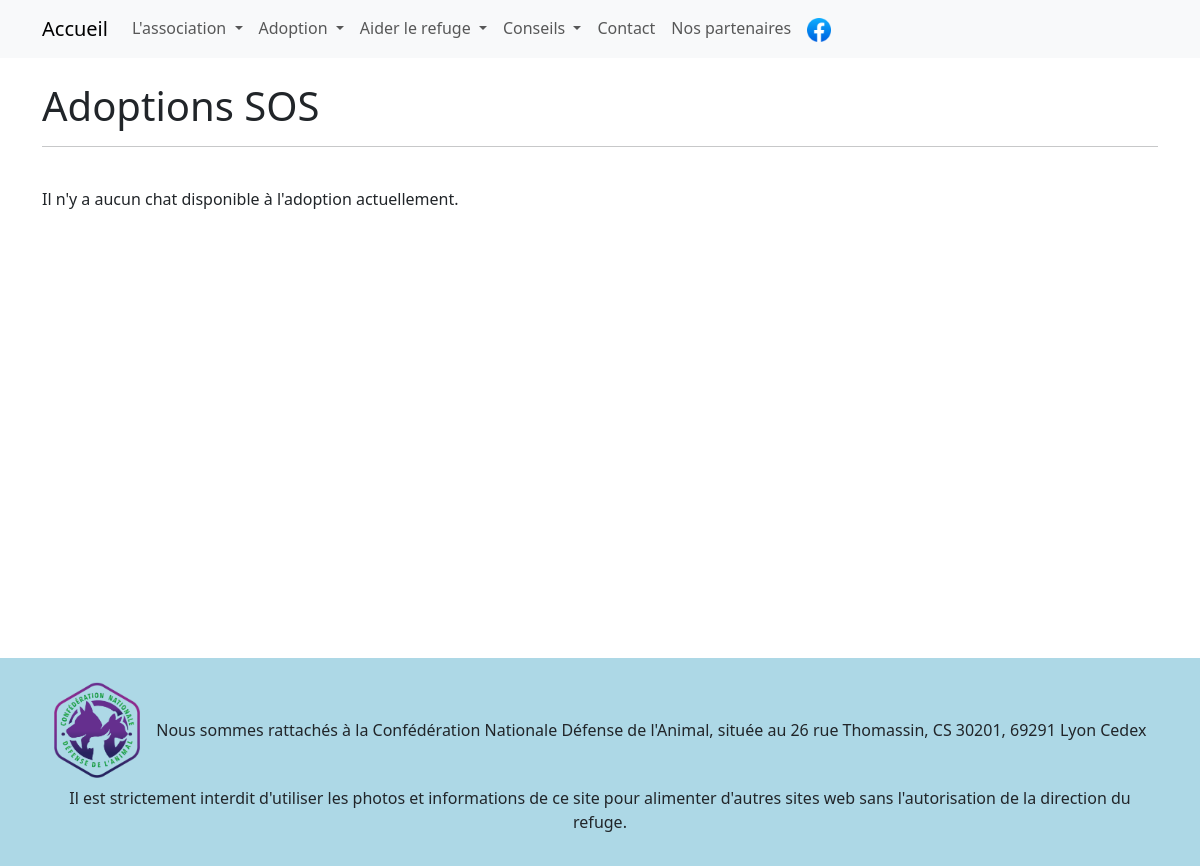
The app's page /adoptions-sos.php, older data.
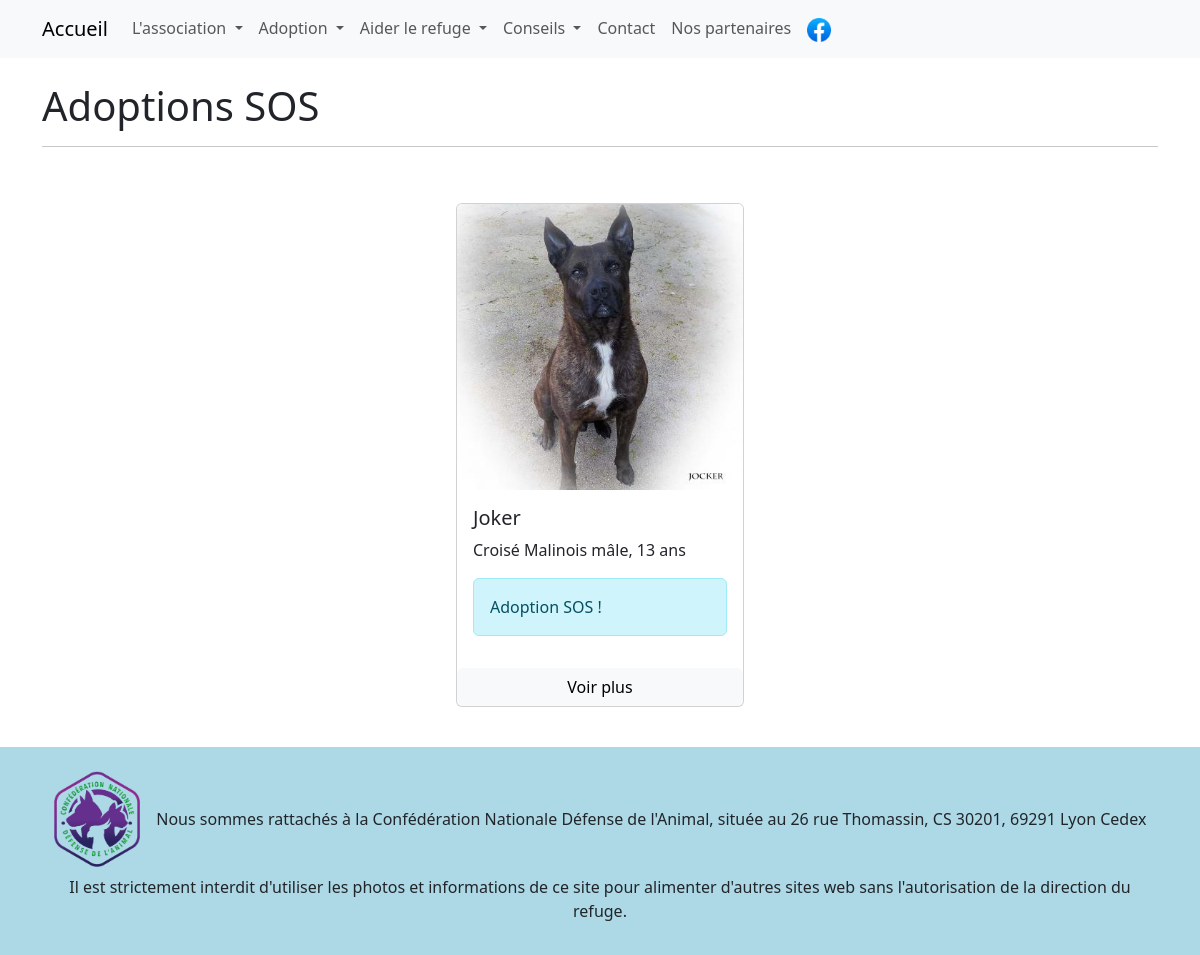
The same page, newer data.
### tables this page shows
CREATE TABLE `animals` (
  `id` int NOT NULL,
  `name` varchar(255) NOT NULL,
  `animal_type` varchar(255) NOT NULL,
  `animal_race` varchar(255) DEFAULT NULL,
  `mfi` tinyint UNSIGNED NOT NULL,
  `birthdate` date DEFAULT NULL,
  `file_name` varchar(255) NOT NULL,
  `description` blob NOT NULL,
  `maison` varchar(255) DEFAULT NULL,
  `appartement` varchar(255) DEFAULT NULL,
  `enfants` varchar(255) DEFAULT NULL,
  `chiens` varchar(255) DEFAULT NULL,
  `chats` varchar(255) DEFAULT NULL,
  `categorie` varchar(255) DEFAULT NULL,
  `adoption_sos` tinyint DEFAULT NULL
);

### adoptions-sos.php (the view, shortened to what this page needs)
<?php
require('appelEtPost/dbconnect.php');
$sos = $bdd->query("SELECT animals.id, animals.name, animals.animal_race, animals.mfi, animals.file_name, animals.birthdate, animals.adoption_sos FROM animals WHERE animals.adoption_sos = 1 ");
$donneesSOS = $sos->fetchall(PDO::FETCH_ASSOC);
?>
<!DOCTYPE html>
<html lang="en">
<head>
<?php require('commun/header.php'); ?>
    <main>
        <div class="container">
        <h1>Adoptions SOS<?php if (isset($_SESSION['check']) && $_SESSION['check'] == "log") {echo(' <a href="new-animal.php" class="btn btn-primary">Nouveau</a>');}?></h1><hr><br>
        <?php if ($donneesSOS) { ?>
            <div class="conteneur-de-cartes">
                <?php foreach ($donneesSOS as $donneeSOS) { ?>
                    <div class="card" style="width: 18rem;">
                        <img src="medias/images/photos_animaux/<?=$donneeSOS['file_name']?>" class="card-img-top" alt="photo <?=$donneeSOS['file_name']?>">
                        <div class="card-body">
                            <h5 class="card-title"><?=$donneeSOS['name']?></h5>
                            <p class="card-text">
                                <?php
                                $infosSOS = "";
                                if ($donneeSOS['animal_race']) {$infosSOS = $infosSOS.$donneeSOS['animal_race']." "; };
                                if ($donneeSOS['mfi'] == 1) {$infosSOS =$infosSOS.'mâle';} elseif ($donneeSOS['mfi'] == 2) {$infosSOS =$infosSOS.'femelle';};
                                $birthdate = new DateTime($donneeSOS['birthdate']);
                                $datetime = new DateTime();
                                $dateDiff = $birthdate->diff($datetime);
                                if ($dateDiff->y >= 1) {
                                    $infosSOS =$infosSOS.", ".$dateDiff->y." ans";
                                } elseif ($dateDiff->y == 1) {
                                    $infosSOS =$infosSOS.", 1 an";
                                } else {
                                    $infosSOS =$infosSOS.", ".$dateDiff->m." mois";
                                };
                                echo(ucfirst($infosSOS));
                                if ($donneeSOS['adoption_sos']) {
                                    echo('<div class="alert alert-info" role="alert">Adoption SOS !</div>');
                                }
                                ?>
                            </p>
                        </div>
                        <a href="details-animal.php?id=<?=$donneeSOS['id']?>" class="btn btn-light">Voir plus</a>
                    </div>
                <?php } ?>
            </div>
        <?php } else { echo("Il n'y a aucun chat disponible à l'adoption actuellement."); } ?>
        </div>
    </main>
<?php require('commun/footer.php'); ?>

Row changes from the older to the newer data that the page shows:
added animals: file_name (picture), name "Joker", birthdate "Croisé Malinois mâle, 13 ans", adoption_sos "Adoption SOS !"
Text that changed along with them:
text no longer shown: "Il n'y a aucun chat disponible à l'adoption actuellement."
